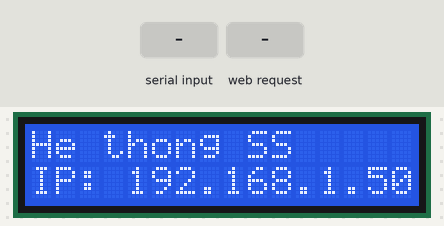
Recording of a sketch running on a simulated ESP32. On the bench: 16×2 character LCD. The inputs (shaded band) are chosen by the test bench. WiFi joins after 1.5 s; servers stay silent unless stated; what the sketch prints to the serial monitor is not drawn.

Above: at 2.2 s.
2.3 s: "CAR_IN\n" received over the second serial link
At 3.7 s:
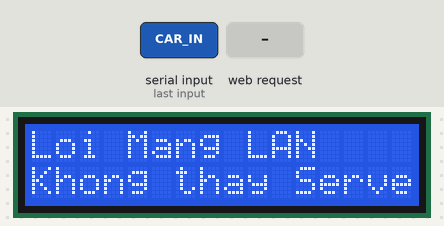
4.0 s: HTTP request GET /open_gate received
At 4.9 s:
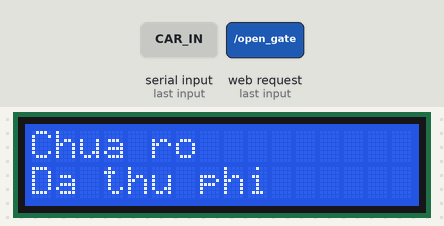
5.5 s: HTTP request GET /open_gate_manual received
At 6.3 s:
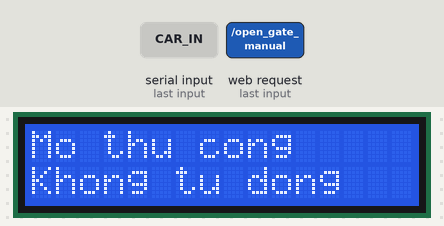
7.0 s: HTTP request GET /close_gate received
At 7.4 s:
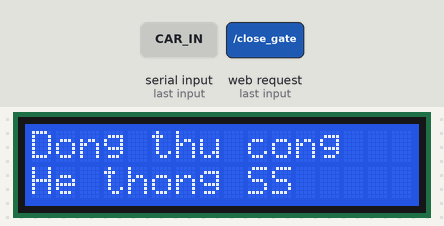
8.5 s: HTTP request GET /deny_gate received
At 9.7 s:
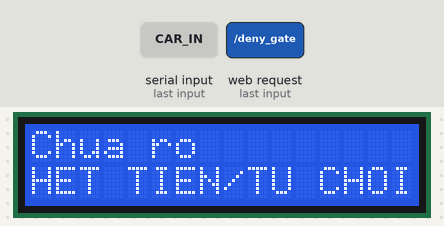
10.0 s: HTTP request GET /open_gate?plate=CAR_IN received
At 10.6 s:
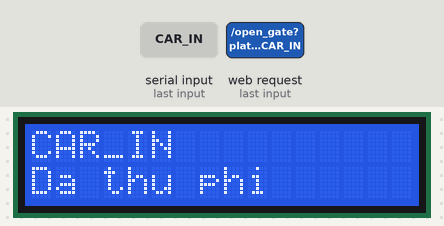
Timing chart, 0 to 12.5 s (numbered marks = the images above; inputs shaded):
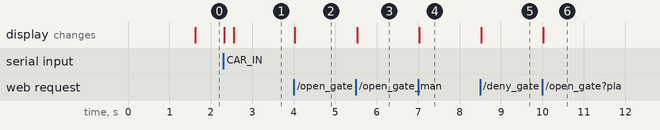

Measured:
- after the input at 2.3 s, the display: first changes at once (image 1 shows a later state)
- after the input at 4.0 s, the display: changes at once (image 2)
- after the input at 5.5 s, the display: changes at once (image 3)
- after the input at 7.0 s, the display: changes at once (image 4)
- after the input at 8.5 s, the display: changes at once (image 5)
- after the input at 10.0 s, the display: changes at once (image 6)

The sketch:

IOT_2.ino
```cpp
#include <HardwareSerial.h>
#include <WiFi.h>
#include <HTTPClient.h>
#include <WebServer.h>
#include <Wire.h>
#include <LiquidCrystal_I2C.h>

// =========================================================
// CẤU HÌNH WIFI VÀ LAN
// =========================================================
const char* WIFI_SSID     = "NONNET";
const char* WIFI_PASSWORD = "abcd1234";

// IP của máy tính chạy Server Python
// Máy tính này sẽ chịu trách nhiệm nhận diện biển số và xử lý logic trừ tiền
const char* PYTHON_SERVER_IP = "192.168.137.1"; // <-- Thay bằng IP máy tính của bạn nếu cần
const int   PYTHON_SERVER_PORT = 5000;

// =========================================================
// CẤU HÌNH IP TĨNH CHO IOT_2 (ESP32)
// Đảm bảo ESP32 luôn nhận một IP cố định để Server Python và các thiết bị khác dễ dàng giao tiếp
// =========================================================
IPAddress local_IP(192, 168, 137, 199);
IPAddress gateway(192, 168, 137, 1);
IPAddress subnet(255, 255, 255, 0);
IPAddress primaryDNS(8, 8, 8, 8);

// Khởi tạo WebServer lắng nghe ở cổng 80 (cổng HTTP mặc định)
WebServer server(80);

// Khởi tạo đối tượng màn hình LCD I2C với địa chỉ 0x27, loại 16 cột 2 dòng
LiquidCrystal_I2C lcd(0x27, 16, 2);

// Định nghĩa các chân UART2 để giao tiếp dữ liệu với IOT_1 (Mạch 1)
#define UART2_TX 17
#define UART2_RX 16

// =========================================================
// HÀM HIỂN THỊ LCD
// =========================================================
// Hàm này có nhiệm vụ xóa màn hình và in 2 dòng văn bản mới lên màn hình LCD
// Đồng thời in log ra Serial để tiện theo dõi quá trình chạy
void printLCD(String line1, String line2) {
  lcd.clear(); // Xóa sạch dữ liệu cũ trên màn hình
  lcd.setCursor(0, 0); lcd.print(line1); // Đặt con trỏ ở đầu dòng 1 và in nội dung
  lcd.setCursor(0, 1); lcd.print(line2); // Đặt con trỏ ở đầu dòng 2 và in nội dung
  Serial.println(">> LCD: [" + line1 + "] | [" + line2 + "]"); // Ghi log ra cổng Serial
}

// =========================================================
// KẾT NỐI WIFI
// =========================================================
unsigned long lastWifiAttempt = 0; // Lưu thời điểm cuối cùng thử kết nối WiFi
bool isNetworkOffline = true;      // Cờ đánh dấu trạng thái mạng (true = mất mạng, false = có mạng)

// Hàm kiểm tra và duy trì kết nối WiFi
// Nếu mất kết nối, hệ thống sẽ tự động thử kết nối lại sau mỗi 5 giây
void checkWiFi() {
  if (WiFi.status() == WL_CONNECTED) {
    // Nếu WiFi đã kết nối và trước đó đang ở trạng thái mất mạng
    if (isNetworkOffline) {
      printLCD("He thong SS", "IP: " + WiFi.localIP().toString()); // Hiển thị IP lên LCD
      isNetworkOffline = false; // Đánh dấu là đã có mạng
    }
    return; // Thoát hàm nếu mạng vẫn ổn định
  }

  isNetworkOffline = true; // Đánh dấu trạng thái mất mạng
  // Kiểm tra nếu đã trôi qua 5 giây kể từ lần thử kết nối cuối cùng
  if (millis() - lastWifiAttempt > 5000) {
    lastWifiAttempt = millis(); // Cập nhật thời điểm thử kết nối
    printLCD("!! CANH BAO !!", "MAT MANG WIFI"); // Báo lỗi lên màn hình LCD
    Serial.println(">> Đang thử kết nối lại WiFi...");
    WiFi.disconnect(); // Ngắt kết nối hiện tại để làm mới
    WiFi.begin(WIFI_SSID, WIFI_PASSWORD); // Yêu cầu kết nối lại với SSID và Password đã cấu hình
  }
}

// =========================================================
// LẮNG NGHE LỆNH TỪ PYTHON SERVER (Qua Mạng LAN)
// =========================================================

// Hàm xử lý khi có request GET đến endpoint /open_gate
// Python server sẽ gọi hàm này khi xe được nhận diện thành công và tài khoản đủ tiền
void handleOpenGate() {
  // URL format mong đợi: http://<IOT2_IP>/open_gate?plate=30A12345

  String plate = "Chua ro"; // Biến lưu biển số xe
  // Kiểm tra xem trong request có chứa tham số "plate" không
  if (server.hasArg("plate")) {
    plate = server.arg("plate"); // Lấy giá trị biển số xe từ request
  }

  printLCD(plate, "Da thu phi"); // Hiển thị thông báo xe đã thanh toán thành công lên LCD
  Serial2.println("OPEN"); // Gửi lệnh "OPEN" qua UART2 cho IOT_1 để điều khiển Servo mở cổng

  // Trả về phản hồi cho Python Server biết đã xử lý thành công
  server.sendHeader("Access-Control-Allow-Origin", "*");
  server.send(200, "text/plain", "OK! Da mo cong.");
}

// Hàm xử lý mở cổng thủ công, không tự động đóng
void handleOpenGateManual() {
  // Mở cổng nhưng KHÔNG cho phép tự động đóng (dùng cho trường hợp khẩn cấp hoặc bảo trì)
  printLCD("Mo thu cong", "Khong tu dong");
  Serial2.println("OPEN_MANUAL"); // Gửi lệnh mở cổng thủ công sang IOT_1

  // Phản hồi về cho client gọi API
  server.sendHeader("Access-Control-Allow-Origin", "*");
  server.send(200, "text/plain", "OK! Da mo cong thu cong.");
}

// Hàm xử lý đóng cổng thủ công
void handleCloseGate() {
  // Đóng cổng thủ công từ xa thông qua lệnh HTTP
  printLCD("Dong thu cong", "He thong SS");
  Serial2.println("CLOSE"); // Gửi lệnh đóng cổng sang IOT_1

  // Phản hồi trạng thái thành công
  server.sendHeader("Access-Control-Allow-Origin", "*");
  server.send(200, "text/plain", "OK! Da dong cong thu cong.");
}

// Hàm xử lý từ chối mở cổng
// Python server gọi endpoint này khi xe không đủ tiền trong tài khoản
void handleDenyGate() {
  String plate = "Chua ro";
  // Trích xuất thông tin biển số xe từ request nếu có
  if (server.hasArg("plate")) {
    plate = server.arg("plate");
  }

  printLCD(plate, "HET TIEN/TU CHOI"); // Cảnh báo từ chối phục vụ trên màn hình LCD
  // Gửi phản hồi HTTP 200 OK để xác nhận đã nhận được lệnh
  server.sendHeader("Access-Control-Allow-Origin", "*");
  server.send(200, "text/plain", "OK! Da hien thi canh bao.");
}

// =========================================================
// SETUP
// =========================================================
// Hàm setup chỉ chạy một lần duy nhất khi vi điều khiển khởi động
void setup() {
  Serial.begin(115200); // Khởi tạo UART0 để debug qua USB với baudrate 115200
  // Khởi tạo UART2 để giao tiếp nối tiếp với IOT_1. Sử dụng chuẩn 8N1, chân RX=16, TX=17
  Serial2.begin(115200, SERIAL_8N1, 16, 17);

  lcd.init();       // Khởi tạo màn hình LCD
  lcd.backlight();  // Bật đèn nền LCD
  printLCD("Khoi dong", "VETC LAN Slave"); // Hiển thị thông báo khởi động

  // Cài đặt IP Tĩnh cho hệ thống mạng trước khi bắt đầu kết nối WiFi
  if (!WiFi.config(local_IP, gateway, subnet, primaryDNS, primaryDNS)) {
    Serial.println(">> Lỗi cấu hình IP Tĩnh!"); // Cảnh báo nếu cấu hình IP thất bại
  }

  // Khởi chạy tiến trình kết nối WiFi
  WiFi.begin(WIFI_SSID, WIFI_PASSWORD);

  // Gắn các đường dẫn API tương ứng với các hàm xử lý
  server.on("/open_gate", HTTP_GET, handleOpenGate);
  server.on("/open_gate_manual", HTTP_GET, handleOpenGateManual);
  server.on("/close_gate", HTTP_GET, handleCloseGate);
  server.on("/deny_gate", HTTP_GET, handleDenyGate);

  // Bắt đầu chạy WebServer
  server.begin();
}

// =========================================================
// LOOP
// =========================================================
// Hàm loop chạy liên tục vô hạn trong suốt quá trình hoạt động của mạch
void loop() {
  checkWiFi(); // Liên tục kiểm tra và duy trì kết nối WiFi
  server.handleClient(); // Xử lý các request HTTP gửi đến WebServer (nếu có)

  // NHẬN SỰ KIỆN TỪ MẠCH 1 (CẢM BIẾN/SERVO HUB) QUA GIAO TIẾP SERIAL2
  if (Serial2.available()) {
    // Đọc một dòng dữ liệu (kết thúc bằng ký tự '\n') từ IOT_1
    String msg = Serial2.readStringUntil('\n');
    msg.trim(); // Loại bỏ khoảng trắng hoặc ký tự xuống dòng dư thừa ở 2 đầu chuỗi

    // Nếu IOT_1 gửi sự kiện có xe tiến vào (cảm biến phát hiện)
    if (msg == "CAR_IN") {
      printLCD("Xe vao", "Cho nhan dien"); // Hiển thị thông báo đang chờ nhận diện

      // Nếu có mạng WiFi, gửi HTTP GET sang Python Server để yêu cầu chụp ảnh và nhận diện
      if (WiFi.status() == WL_CONNECTED) {
        HTTPClient http;
        // Xây dựng chuỗi URL gọi đến Python Server
        String url = "http://" + String(PYTHON_SERVER_IP) + ":" + String(PYTHON_SERVER_PORT) + "/trigger_capture";
        http.begin(url); // Khởi tạo kết nối HTTP
        int httpCode = http.GET(); // Thực hiện gọi GET request

        // Nếu HTTP code > 0 tức là có phản hồi từ Server
        if (httpCode > 0) {
          String payload = http.getString(); // Lấy dữ liệu phản hồi (thường là chuỗi JSON)
          Serial.printf(">> Python (Code: %d): %s\n", httpCode, payload.c_str()); // In log debug

          // XỬ LÝ CHUỖI JSON ĐƠN GIẢN KHÔNG DÙNG THƯ VIỆN
          // Tìm vị trí của từ khóa "plate" trong chuỗi JSON phản hồi
          int pIdx = payload.indexOf("\"plate\":\"");
          if (pIdx == -1) pIdx = payload.indexOf("\"plate\": \""); // Fallback: tìm theo format có dấu cách

          // Nếu tìm thấy key "plate"
          if (pIdx > 0) {
            // Xác định vị trí bắt đầu của chuỗi giá trị biển số
            int startIdx = pIdx + (payload.indexOf("\"plate\":\"") != -1 ? 9 : 10);
            // Xác định vị trí kết thúc của chuỗi giá trị (dấu ngoặc kép đóng)
            int endIdx = payload.indexOf("\"", startIdx);
            // Cắt chuỗi để lấy đúng biển số xe
            String plate = payload.substring(startIdx, endIdx);

            // Xử lý logic dựa trên kết quả nhận diện
            if (plate == "Khong Nhan Dien Duoc" || plate == "Khong Thay Bien" || plate == "") {
              // Lỗi nhận diện hoặc không thấy biển
              printLCD("Loi Nhan Dien", "Vui long thu lai");
              Serial2.println("DENY"); // Báo cho IOT_1 biết là đã xử lý xong nhưng thất bại
            } else {
              // Nhận diện thành công, giả định đã thu phí và cho mở cổng
              printLCD(plate, "Da thu phi");
              Serial2.println("OPEN"); // Lệnh qua IOT_1 mở cổng
            }
          }
        } else {
          // Lỗi không kết nối được tới Python Server
          Serial.printf(">> LỖI KẾT NỐI PYTHON SERVER: %s\n", http.errorToString(httpCode).c_str());
          printLCD("Loi Mang LAN", "Khong thay Server");
          Serial2.println("DENY"); // Báo cho IOT_1 biết là lỗi mạng để giải phóng trạng thái chờ
        }
        http.end(); // Đóng kết nối HTTP để giải phóng tài nguyên
      }
    }
    // Nếu IOT_1 báo xe đã đi qua hoàn toàn
    else if (msg == "CAR_OUT") {
      // Vì mạch 1 đã có 3s chống kẹt an toàn, ta chỉ cần xuất lệnh đóng
      Serial2.println("CLOSE");
    }
    // Xử lý các tin nhắn báo trạng thái từ IOT_1
    else if (msg.startsWith("STATE:")) {
      String state = msg.substring(6); // Lấy phần trạng thái đằng sau chữ "STATE:"
      if (state == "OPEN") {
        // Chỉ ghi trạng thái Cổng Mở
        printLCD("CONG MO", "");
      } else if (state == "CLOSED") {
        // Ghi trạng thái Cổng Đóng và Hệ thống sẵn sàng
        printLCD("CONG DONG", "He thong SS");
      } else if (state == "CALIBRATING") {
        // Hệ thống đang đo nền khởi tạo cảm biến
        printLCD("Dang do nen...", "Tranh xa CB!");
      }
    }
    // Nhận thông tin khoảng cách trực tiếp từ các cảm biến siêu âm của IOT_1
    // (Bỏ phần hiển thị khoảng cách DIST ra LCD để tránh rối mắt, chỉ giữ lại trên Serial nếu cần)
    else if (msg.startsWith("DIST:")) {
      String data = msg.substring(5); // Dữ liệu có dạng "KhoangCach1,KhoangCach2"
      int commaIndex = data.indexOf(','); // Tìm vị trí dấu phẩy phân cách
      if (commaIndex > 0) {
        // In trực tiếp ra cổng Serial để debug thời gian thực
        Serial.println(">> [LIVE] CB1: " + data.substring(0, commaIndex) + "cm | CB2: " + data.substring(commaIndex + 1) + "cm");
      }
    }
  }
}
```
